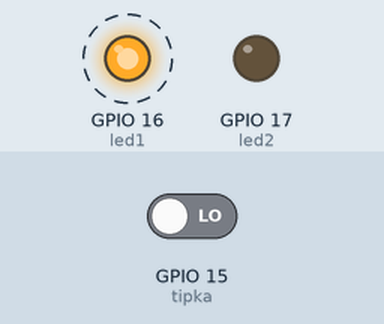
The program below on a simulated ESP32. On the bench: output pins drawn as LEDs (lit = HIGH). Dashed ring = blinking. The inputs (shaded band) are chosen by the test bench; at power-on: GPIO 15 (tipka) LOW.

Above: at 0.9 s.
1.3 s: GPIO 15 (tipka) driven HIGH
At 1.5 s:
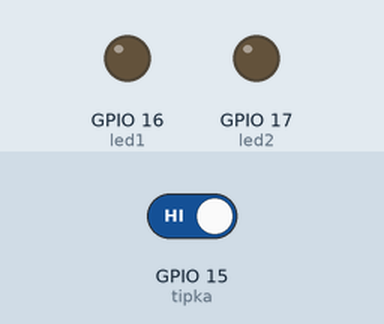
At 2.1 s:
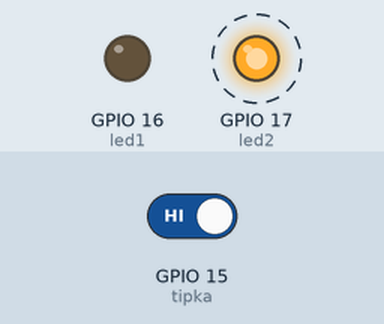
Timing chart, 0 to 10.3 s (numbered marks = the images above; inputs shaded):
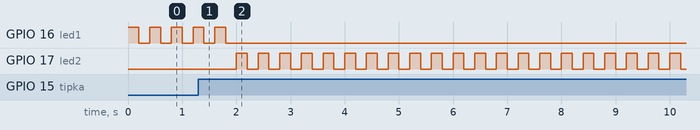

The program:

main.cpp
```cpp
#include <Arduino.h>
#define led1 16
#define led2 17
#define tipka 15

TaskHandle_t led_h;
SemaphoreHandle_t sem;

bool stanje = true;
int staro_stanje_tipke = 1;

void task_led1(void *parameter)
{
  pinMode(led1, OUTPUT);
  while (1)
  {
    xSemaphoreTake(sem,portMAX_DELAY);
    for (int n = 0; n < 5; n++)
    {
      digitalWrite(led1, HIGH);
      vTaskDelay(200 / portTICK_PERIOD_MS);
      digitalWrite(led1, LOW);
      vTaskDelay(200 / portTICK_PERIOD_MS);
    }
    xSemaphoreGive(sem);
    yield();
  }
  vTaskDelay(1);
}

void task_led2(void *parameter)
{
  pinMode(led2, OUTPUT);
  while (1)
  {
    xSemaphoreTake(sem,portMAX_DELAY);
    for (int n = 0; n < 5; n++)
    {
      digitalWrite(led2, HIGH);
      vTaskDelay(200 / portTICK_PERIOD_MS);
      digitalWrite(led2, LOW);
      vTaskDelay(200 / portTICK_PERIOD_MS);
    }
    xSemaphoreGive(sem);
    yield();
  }
  vTaskDelay(1);
}

void task_tipka(void *parameter)
{
  pinMode(tipka, INPUT);
  while (1)
  {
    int stanje_tipke = digitalRead(tipka);
    if (staro_stanje_tipke == 0 && stanje_tipke == 1)
    {
      stanje = !stanje;
      if (stanje)
      {
        vTaskResume(led_h);
      }
      else
      {
        vTaskSuspend(led_h);
      }
    }
    staro_stanje_tipke = stanje_tipke;
    vTaskDelay(1);
  }
}

void setup()
{
  Serial.begin(9600);
  xTaskCreate(task_led1, "t1", 3000, NULL, 1, NULL);
  xTaskCreate(task_led2, "t2", 3000, NULL, 1, NULL);
  xTaskCreate(task_tipka, "t3", 3000, NULL, 1, NULL);
  sem = xSemaphoreCreateBinary();
  xSemaphoreGive(sem);
}

void loop()
{
}
```

Measured:
- after the input at 1.3 s, GPIO 16 (led1): goes on until 1.8 s, then stays LOW
- by itself, GPIO 16 (led1), GPIO 17 (led2): alternates HIGH for 0.20 s and LOW for 0.20 s
